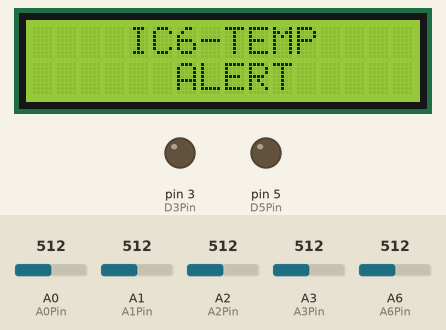
Simulated run of this sketch. Board: Arduino Nano, built with avr-gcc and run on an emulated ATmega328P. Parts: 16×2 character LCD, output pins drawn as LEDs (lit = HIGH). The inputs (shaded band) are chosen by the test bench; at power-on: A6 (A6Pin) = 512, A1 (A1Pin) = 512, A2 (A2Pin) = 512, A0 (A0Pin) = 512, A3 (A3Pin) = 512.

Above: at 3.3 s.
3.4 s: A6 (A6Pin) set to 150
5.0 s: A6 (A6Pin) set to 124
At 6.7 s:
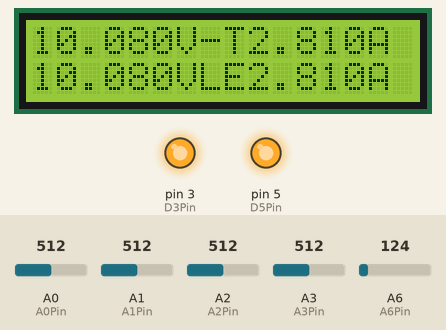
7.0 s: A1 (A1Pin) set to 893
At 8.4 s:
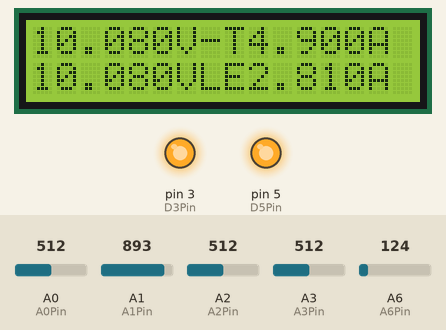
8.7 s: A1 (A1Pin) set to 922
At 10.2 s:
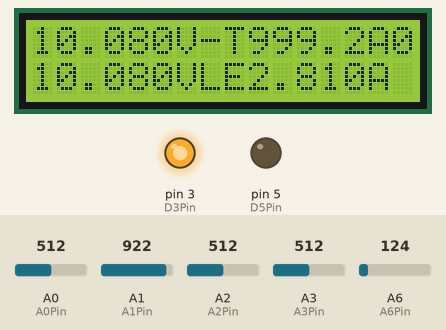
10.5 s: A2 (A2Pin) set to 893
At 11.6 s:
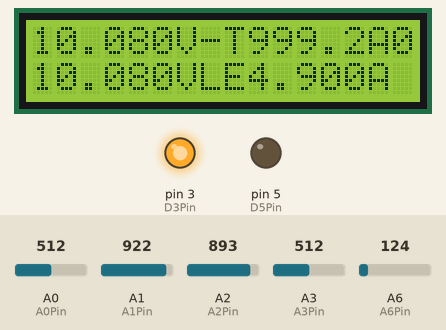
12.2 s: A2 (A2Pin) set to 926
At 13.3 s:
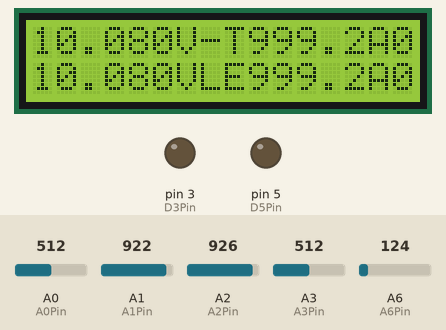
Timing chart, 0 to 15.0 s (numbered marks = the images above; inputs shaded):
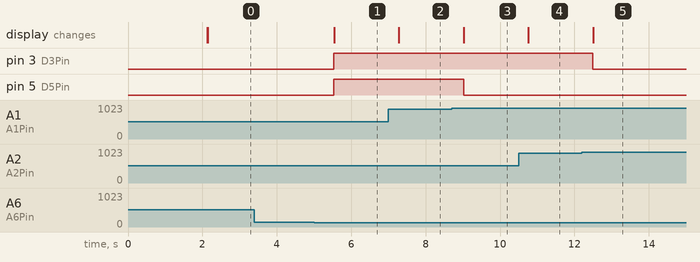

The sketch:

2_channel_dual_voltage_current_meter_fw_v0.3.0.ino
```cpp
/*
   Created on Dec 2021 by Marcos A. Buydid.

   Jul 2023 version, change the way voltages
   are calculated on channels.
*/

#include <LiquidCrystal.h>

const int rs = 7, en = 8, d4 = 9, d5 = 10, d6 = 11, d7 = 12;
LiquidCrystal lcd(rs, en, d4, d5, d6, d7);

//threeRuleValue = 1023/4.999 where 4.999 is EXTERNAL AREF value.
//1023 ADCValue = 4.999V.
const float threeRuleValue = 204.7;

//operational amplifier gain is 4.03 on formula.
//real gain on op-amps is 4.036 due to internal traces resistance
//and gain error amplifier.
//voltage input on A0 and A3 is multiplied by 4.036.
const float operationalAmplifierGain = 4.036;

const float minimumVoltageBasedOnCurrent = 0.000;
const float maximumVoltageBasedOnCurrent = 4.451;
const float middleVoltageBasedOnCurrent = 2.228;

//IC6 (REF02AP) temperature voltage output is 0.630v at 25 degree celsius,
//and 0.690v when is about 60 degree celsius.
//the maximum temperature ic6 can operate is 85 degree celsius.
const float ic6TemperatureAlertThreshold = 0.680;

const float threshold = 0.800;

int A0Pin = A0;
int A1Pin = A1;
int A2Pin = A2;
int A3Pin = A3;
int A6Pin = A6;

int D3Pin = 3;
int D5Pin = 5;

int ch1ADCValue = 0;
int ch2ADCValue = 0;

float ch1VoltageReading = 0.0;
float ch2VoltageReading = 0.0;

float ch1VoltageOutput = 0.0;
float ch2VoltageOutput = 0.0;

int ch1ADCValueBasedOnCurrent = 0;
int ch2ADCValueBasedOnCurrent = 0;

float ch1VoltageBasedOnCurrentReading = 0.000;
float ch2VoltageBasedOnCurrentReading = 0.000;

float ch1CurrentOutput = 0.000;
float ch2CurrentOutput = 0.000;

int analog6ADCValue = 0;
float analog6VoltageInput = 0.0;

/*
  The array contains voltage values translated from 0 to 4.451A based on the current reading of the precision current amplifier MAX9919NASA+.
  In order to see in which voltage range a reading falls off, first we must divide each number value into 1000 while we move along the array.
  Once we get the range from a reading, the current value is given by the position of the lower or upper number of the range divided by 100
  depending on how close the reading value is of one or the other.
  Example: if reading is 0.008v, range would be 0.000-0.012. 0.008v is more near of 0.012 than 0.000 because 0.008 - 0.000 = 0.008
  and 0.012 - 0.008 = 0.004, (0.004 <= 0.005).
  Current value would be 0.01A (0.01 = position of 12 in the array divided by 100).
*/
const int voltageBasedOnCurrentValues[] = {0, 12, 21, 30, 39, 48, 57, 66, 75, 84, 93, 102, 111, 119, 128,
                                           137, 146, 155, 164, 173, 182, 191, 201, 209, 218, 227, 236, 245, 254, 263, 272, 281, 289, 298,
                                           307, 316, 325, 334, 343, 352, 361, 370, 379, 388, 397, 406, 415, 424, 433, 442, 450, 459, 468,
                                           477, 486, 495, 504, 513, 522, 531, 540, 549, 558, 567, 576, 585, 594, 603, 612, 616, 625, 634,
                                           643, 652, 661, 670, 679, 688, 697, 706, 715, 724, 733, 742, 751, 760, 768, 777, 785, 794, 803,
                                           812, 821, 830, 839, 848, 857, 866, 875, 884, 893, 902, 911, 920, 929, 938, 946, 955, 964, 973,
                                           982, 991, 1000, 1009, 1018, 1027, 1036, 1044, 1053, 1062, 1071, 1080, 1089, 1098, 1107, 1115,
                                           1124, 1133, 1142, 1151, 1160, 1169, 1178, 1187, 1196, 1205, 1214, 1223, 1231, 1240, 1249, 1258,
                                           1267, 1275, 1284, 1293, 1302, 1311, 1320, 1329, 1338, 1347, 1356, 1365, 1374, 1383, 1392, 1401,
                                           1410, 1418, 1427, 1436, 1444, 1453, 1462, 1471, 1480, 1489, 1498, 1507, 1516, 1525, 1534, 1543,
                                           1552, 1561, 1570, 1579, 1588, 1597, 1605, 1614, 1623, 1632, 1641, 1650, 1659, 1668, 1677, 1686,
                                           1695, 1703, 1712, 1721, 1730, 1739, 1748, 1757, 1766, 1774, 1783, 1792, 1801, 1810, 1819, 1828,
                                           1837, 1846, 1855, 1864, 1873, 1882, 1890, 1899, 1908, 1917, 1926, 1935, 1943, 1952, 1961, 1970,
                                           1979, 1988, 1997, 2006, 2015, 2024, 2033, 2042, 2051, 2060, 2069, 2076, 2085, 2094, 2102, 2111,
                                           2120, 2129, 2138, 2147, 2156, 2165, 2174, 2183, 2192, 2201, 2210, 2219, 2228, 2237, 2246, 2255,
                                           2264, 2272, 2281, 2290, 2299, 2308, 2317, 2326, 2335, 2344, 2353, 2362, 2371, 2380, 2389, 2398,
                                           2407, 2416, 2425, 2433, 2442, 2451, 2460, 2469, 2478, 2487, 2496, 2505, 2514, 2523, 2532, 2538,
                                           2547, 2556, 2565, 2574, 2583, 2592, 2600, 2609, 2618, 2627, 2636, 2645, 2654, 2663, 2672, 2681,
                                           2690, 2699, 2708, 2717, 2726, 2735, 2744, 2753, 2762, 2770, 2779, 2788, 2797, 2806, 2815, 2824,
                                           2833, 2842, 2851, 2860, 2869, 2878, 2887, 2896, 2905, 2911, 2920, 2928, 2937, 2946, 2955, 2964,
                                           2973, 2982, 2991, 3000, 3009, 3018, 3027, 3036, 3045, 3054, 3063, 3072, 3081, 3090, 3098, 3107,
                                           3116, 3125, 3134, 3143, 3152, 3161, 3170, 3179, 3188, 3197, 3206, 3215, 3224, 3233, 3242, 3251,
                                           3259, 3268, 3277, 3286, 3295, 3304, 3313, 3322, 3331, 3340, 3349, 3358, 3367, 3376, 3385, 3394,
                                           3403, 3412, 3421, 3429, 3438, 3447, 3456, 3465, 3474, 3483, 3492, 3501, 3510, 3519, 3528, 3537,
                                           3546, 3555, 3564, 3571, 3580, 3588, 3597, 3606, 3615, 3624, 3633, 3642, 3651, 3660, 3669, 3678,
                                           3687, 3696, 3705, 3714, 3723, 3732, 3741, 3750, 3758, 3767, 3776, 3785, 3794, 3803, 3812, 3821,
                                           3830, 3839, 3848, 3857, 3866, 3875, 3884, 3893, 3902, 3911, 3920, 3928, 3937, 3946, 3955, 3964,
                                           3973, 3982, 3991, 4000, 4009, 4018, 4027, 4034, 4043, 4052, 4061, 4070, 4079, 4087, 4096, 4105,
                                           4114, 4123, 4132, 4141, 4150, 4159, 4168, 4177, 4186, 4195, 4204, 4213, 4222, 4231, 4240, 4249,
                                           4257, 4266, 4275, 4284, 4293, 4302, 4311, 4320, 4329, 4338, 4347, 4356, 4365, 4374, 4383, 4392,
                                           4401, 4407, 4415, 4424, 4433, 4442, 4451
                                          };

void setup() {
  Serial.begin(9600);
  lcd.begin(16, 2);
  lcd.setCursor(4, 0);
  lcd.print("STARTING");
  lcd.setCursor(3, 1);
  lcd.print("PLEASE WAIT");
  delay(2000);
  lcd.begin(16, 2);
  analogReference(EXTERNAL);
  pinMode(A0Pin, INPUT);
  pinMode(A1Pin, INPUT);
  pinMode(A2Pin, INPUT);
  pinMode(A3Pin, INPUT);
  pinMode(A6Pin, INPUT);
  pinMode(D3Pin, OUTPUT);
  pinMode(D5Pin, OUTPUT);
}

void loop() {

  delay(10);

  analog6ADCValue = analogRead(A6Pin);
  analog6ADCValue = analogRead(A6Pin);

  ch1ADCValue = analogRead(A3Pin);
  ch1ADCValue = analogRead(A3Pin);
  ch1ADCValueBasedOnCurrent = analogRead(A2Pin);
  ch1ADCValueBasedOnCurrent = analogRead(A2Pin);

  ch2ADCValue = analogRead(A0Pin);
  ch2ADCValue = analogRead(A0Pin);
  ch2ADCValueBasedOnCurrent = analogRead(A1Pin);
  ch2ADCValueBasedOnCurrent = analogRead(A1Pin);

  analog6VoltageInput = analog6ADCValue / threeRuleValue;

  if (!temperatureAboveThreshold(analog6VoltageInput, ic6TemperatureAlertThreshold)) {
    ch1VoltageReading = (ch1ADCValue / threeRuleValue) * operationalAmplifierGain;
    ch1VoltageOutput = voltageOnChannel(ch1VoltageReading);
    ch1VoltageBasedOnCurrentReading = ch1ADCValueBasedOnCurrent / threeRuleValue;
    ch1CurrentOutput = voltageToCurrent(ch1VoltageBasedOnCurrentReading, voltageBasedOnCurrentValues);

    ch2VoltageReading = (ch2ADCValue / threeRuleValue) * operationalAmplifierGain;
    ch2VoltageOutput = voltageOnChannel(ch2VoltageReading);
    ch2VoltageBasedOnCurrentReading = ch2ADCValueBasedOnCurrent / threeRuleValue;
    ch2CurrentOutput = voltageToCurrent(ch2VoltageBasedOnCurrentReading, voltageBasedOnCurrentValues);

    ledStatus(ch1CurrentOutput, ch2CurrentOutput);

    lcd.setCursor(0, 0);
    lcd.print(ch2VoltageOutput, 4);
    lcd.setCursor(6, 0);
    lcd.print("V");
    lcd.setCursor(9, 0);
    lcd.print(ch2CurrentOutput, 4);
    lcd.setCursor(14, 0);
    lcd.print("A");

    lcd.setCursor(0, 1);
    lcd.print(ch1VoltageOutput, 4);
    lcd.setCursor(6, 1);
    lcd.print("V");
    lcd.setCursor(9, 1);
    lcd.print(ch1CurrentOutput, 4);
    lcd.setCursor(14, 1);
    lcd.print("A");
  }
  else {
    lcd.clear();
    lcd.setCursor(4, 0);
    lcd.print("IC6-TEMP");
    lcd.setCursor(6, 1);
    lcd.print("ALERT");
  }
  delay(550);
}


float voltageToCurrent(float voltageReading, int voltageRanges[]) {
  if (inRange(voltageReading, minimumVoltageBasedOnCurrent, maximumVoltageBasedOnCurrent)) {
    float lowerRangeDifferenceValue = 0.000;
    float current = 0.000;
    int index = 0;
    int indexJ = 0;
    int upperLimitRange = 0;
    if (voltageReading <= middleVoltageBasedOnCurrent) {
      upperLimitRange = (((sizeof(voltageBasedOnCurrentValues) / 2) - 1) / 2 - 1);
      // if the voltage reading is less than or equal the voltage value of
      //the element at the middle of the array, we only search from index = 0
      //to the upperLimitRange = 249 which is half size of the array - 1.
      //indexJ has the same value as index.
    }
    else {
      index = (((sizeof(voltageBasedOnCurrentValues) / 2) - 1) / 2 - 1);
      indexJ = (((sizeof(voltageBasedOnCurrentValues) / 2) - 1) / 2 - 1);
      upperLimitRange = ((sizeof(voltageBasedOnCurrentValues) / 2) - 1);
      // if the voltage reading is greater than or equal the voltage value of
      //the element at the middle of the array, we only search from index = 249
      //to the upperLimitRange = 500 which is the size of the array - 1.
      //indexJ has the same value as index.
    }
    for (int indexI = index; indexI < upperLimitRange; indexI++) {
      float vIndexIVoltage = (float) voltageRanges[indexI];
      if (voltageReading >= (vIndexIVoltage / 1000)) {
        indexJ = indexJ + 1;
        float vIndexJVoltage = (float) voltageRanges[indexJ];
        if (voltageReading <= (vIndexJVoltage / 1000)) {
          lowerRangeDifferenceValue = voltageReading - (vIndexIVoltage / 1000);
          if (lowerRangeDifferenceValue <= 0.005) {
            float currentI = (float) indexI / 100;
            current = currentI;
          }
          else {
            float currentJ = (float) indexJ / 100;
            current = currentJ;
          }
          return current;
        }
      }
    }
  }
  //this value was random selected.
  //if the function return this value is either because current was not calculated correctly,
  //or there is a voltage reading out of bounds.
  return 999.23;
}

bool inRange(float reading, float minimumValue, float maximumValue) {
  return ((minimumValue <= reading) && (reading <= maximumValue));
}

bool temperatureAboveThreshold(float value, float threshold) {
  return (value >= threshold);
}

float voltageOnChannel(float voltageReading) {
  float voltageOutput = 0.0;
  if (voltageBelowThreshold(voltageReading, threshold)) {
    if (voltageReading > 0.760 && voltageReading <= 0.790) {
      voltageOutput = 0.790;
    }
    if (voltageReading > 0.790 && voltageReading < 0.800) {
      //above 0.790 index = 0, 0.790 + 0.030 = 0.810
      voltageOutput = 0.810;
    }
  }
  else {
    int offsetVoltageIndex = (voltageReading * 1000 - 800) / 10;
    float roundedVoltage = (float)(offsetVoltageIndex * 10 + 800) / 1000;
    float offsetVoltage = offsetVoltageBasedOnRange(roundedVoltage);
    voltageOutput = roundedVoltage + offsetVoltage;
  }
  return voltageOutput;
}

bool voltageBelowThreshold(float voltageValue, float threshold) {
  return voltageValue < threshold;
}

//This offset is added to adc voltage reading due to pcb traces and wires resistance.
float offsetVoltageBasedOnRange(float voltageValue) {
  float offsetVoltage = 0.0;
  if (voltageValue > 0.800 && voltageValue <= 4.150) {
    offsetVoltage = 0.030;
  }
  else if (voltageValue > 4.150 && voltageValue <= 5.980) {
    offsetVoltage = 0.010;
  }
  else if (voltageValue > 8.761 && voltageValue <= 13.01) {
    offsetVoltage = -0.010;
  }
  else if (voltageValue > 13.01 && voltageValue <= 15.02) {
    offsetVoltage = -0.020;
  }
  else if (voltageValue > 15.02 && voltageValue <= 16.03) {
    offsetVoltage = -0.030;
  }
  else if (voltageValue > 16.03 && voltageValue <= 21.00) {
    offsetVoltage = -0.040;
  }
  return offsetVoltage;
}

void ledStatus(float voltageValueOne, float voltageValueTwo) {
  if ((voltageValueOne > 0.000) && (voltageValueOne != 999.23)) {
    digitalWrite(D3Pin, HIGH);
  }
  else {
    digitalWrite(D3Pin, LOW);
  }

  if ((voltageValueTwo > 0.000) && (voltageValueTwo != 999.23)) {
    digitalWrite(D5Pin, HIGH);
  }
  else {
    digitalWrite(D5Pin, LOW);
  }
}
```

Measured:
- the behaviour switches between 140 and 139 on A6 (A6Pin) (found by bisection; images 0 and 1)
- the behaviour switches between 911 and 912 on A1 (A1Pin) (found by bisection; images 2 and 3)
- the behaviour switches between 911 and 912 on A2 (A2Pin) (found by bisection; images 4 and 5)
- after the input at 3.4 s, every drawn part: stays the same
- after the input at 5.0 s, pin 3 (D3Pin), pin 5 (D5Pin): LOW → HIGH after 0.54 s; the display: changes after 0.54 s (image 1)
- after the input at 7.0 s, the display: changes after 0.28 s (image 2)
- after the input at 8.7 s, pin 5 (D5Pin): HIGH → LOW after 0.32 s; the display: changes after 0.33 s (image 3)
- after the input at 10.5 s, the display: changes after 0.26 s (image 4)
- after the input at 12.2 s, pin 3 (D3Pin): HIGH → LOW after 0.30 s; the display: changes after 0.31 s (image 5)
